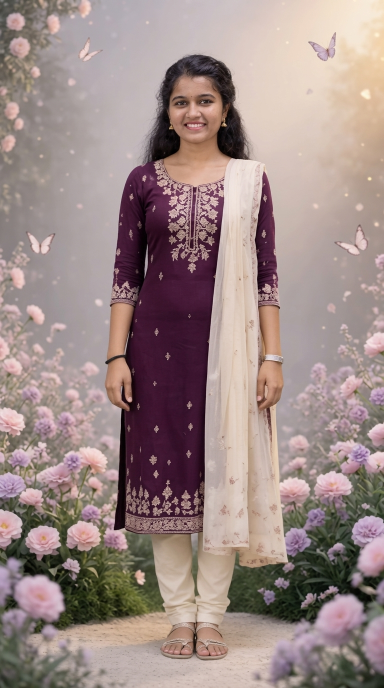
#> input picture src/assets/images/portrait_full_hd_1795145835089.jpg, 768 x 1376 px, found by its file name (shown at 1/2 size)
$ python generate_opencv_sketch.py
#> lines starting #> are read from the running program, lines starting #| are printed output that depends on the picture; after the words box and inside, x2 and y2 are one past the last pixel; in counts of white or black regions, pixels touching at a corner belong together
"""
Reusable Python OpenCV script to regenerate the graphite pencil sketch PNG
and nearest-neighbor artist-ordered contour paths from any replacement portrait photo.

Usage (local machine with Python + OpenCV):
    pip install opencv-python numpy
    python scripts/generate_opencv_sketch.py path/to/portrait.jpg
"""

import json
import math
import sys
from pathlib import Path
import cv2
import numpy as np


def chain_nearest_neighbor(contours, start_x, start_y):
    remaining = list(contours)
    ordered = []
    cur_x, cur_y = start_x, start_y
    while remaining:
        best_idx = 0
        best_dist = float("inf")
        reverse_flag = False
        for i, item in enumerate(remaining):
            pts = item["pts"]
            d_start = math.hypot(pts[0][0] - cur_x, pts[0][1] - cur_y)
            d_end = math.hypot(pts[-1][0] - cur_x, pts[-1][1] - cur_y)
            if d_start < best_dist:
                best_dist = d_start
                best_idx = i
                reverse_flag = False
            if d_end < best_dist:
                best_dist = d_end
                best_idx = i
                reverse_flag = True
        picked = remaining.pop(best_idx)
        pts = list(reversed(picked["pts"])) if reverse_flag else picked["pts"]
        ordered.append({"z": picked["zone"], "p": pts})
        cur_x, cur_y = pts[-1]
    return ordered


def generate_opencv_assets(image_path: str):
    img = cv2.imread(image_path)
#> img is the input picture: shape (1376, 768, 3); mean B, G, R 134.6, 137.8, 156.7
    if img is None:
        raise FileNotFoundError(f"Could not read image: {image_path}")

    W, H = 720, 1280
    resized = cv2.resize(img, (W, H), interpolation=cv2.INTER_AREA)
    gray = cv2.cvtColor(resized, cv2.COLOR_BGR2GRAY)
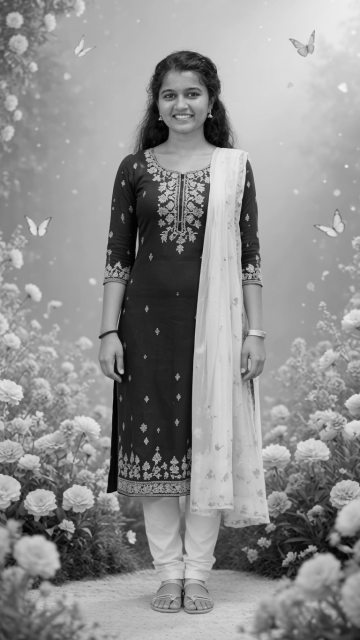
#> gray: shape (1280, 720) (shown at 1/2 size); min 0, max 246, mean 143.1

    # 1. Color-dodge graphite pencil sketch blended with bilateral adaptive outlines
    inverted = cv2.bitwise_not(gray)
    blurred = cv2.GaussianBlur(inverted, (31, 31), 0)
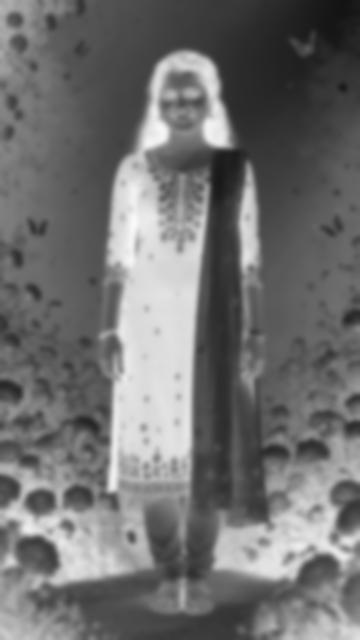
#> blurred: shape (1280, 720) (shown at 1/2 size); min 20, max 248, mean 111.9
    dodge = cv2.divide(gray, 255 - blurred, scale=256.0)
    bilateral = cv2.bilateralFilter(gray, 9, 55, 55)
    adaptive = cv2.adaptiveThreshold(
        bilateral, 255, cv2.ADAPTIVE_THRESH_GAUSSIAN_C, cv2.THRESH_BINARY, 11, 4
    )
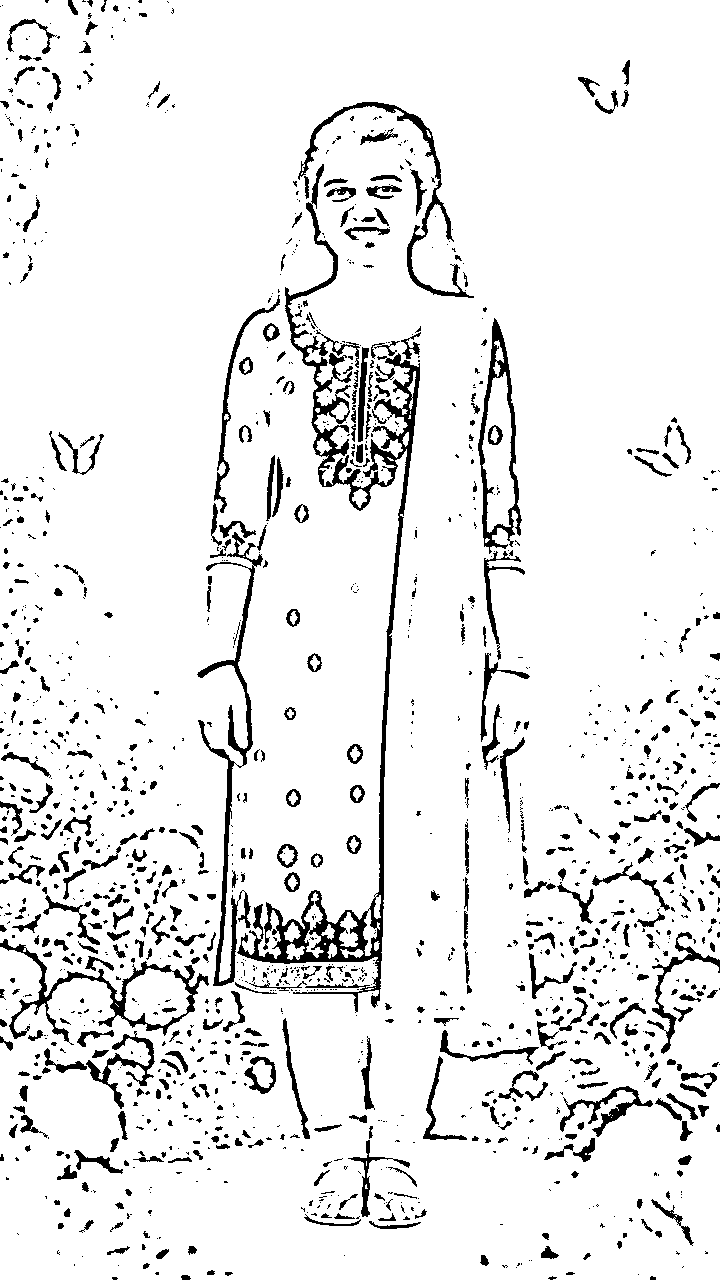
#> adaptive: shape (1280, 720); 91.9% white; 1465 black regions (914 under 20 px), largest, box (x1, y1, x2, y2) and area: (237, 164, 420, 1013) 12596, (197, 532, 263, 986) 3677, (0, 939, 209, 1045) 2821

    tone = np.clip(dodge * 0.84 + adaptive * 0.16, 28, 255)
    ink = np.clip((255.0 - tone) / 227.0, 0.0, 1.0)

    sketch_bgr = np.zeros((H, W, 3), dtype=np.uint8)
    sketch_bgr[:, :, 2] = np.round(251 - ink * 199)  # R
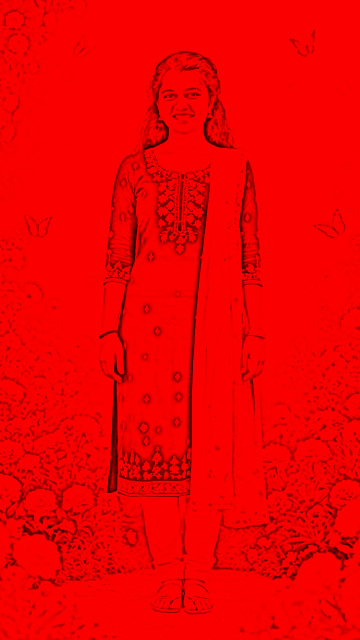
#> sketch_bgr: shape (1280, 720, 3) (shown at 1/2 size); mean of channels 0, 1, 2 0, 0, 239; drawn as B, G, R
    sketch_bgr[:, :, 1] = np.round(248 - ink * 205)  # G
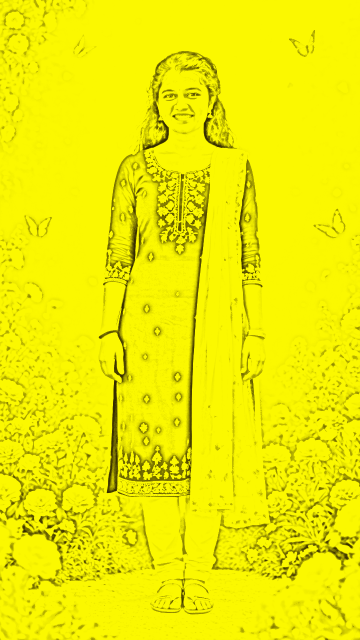
#> sketch_bgr: shape (1280, 720, 3) (shown at 1/2 size); mean of channels 0, 1, 2 0, 235.6, 239; drawn as B, G, R
    sketch_bgr[:, :, 0] = np.round(243 - ink * 196)  # B

    out_sketch = Path("public/assets/portrait_opencv_sketch.png")
    out_sketch.parent.mkdir(parents=True, exist_ok=True)
    cv2.imwrite(str(out_sketch), sketch_bgr)

    # 2. Canny + findContours + approxPolyDP artist stroke extraction
    CW, CH = 360, 640
    small = cv2.resize(bilateral, (CW, CH), interpolation=cv2.INTER_AREA)
    edges = cv2.Canny(small, 42, 118, L2gradient=True)
#> edges: shape (640, 360); 7.3% white in thin lines or dots
    edges_face = cv2.Canny(small, 22, 68, L2gradient=True)
#> edges_face: shape (640, 360); 11% white in thin lines or dots

    fx0, fx1 = int(CW * 0.34), int(CW * 0.66)
    fy0, fy1 = int(CH * 0.06), int(CH * 0.25)
    edges[fy0:fy1, fx0:fx1] = np.maximum(edges[fy0:fy1, fx0:fx1], edges_face[fy0:fy1, fx0:fx1])
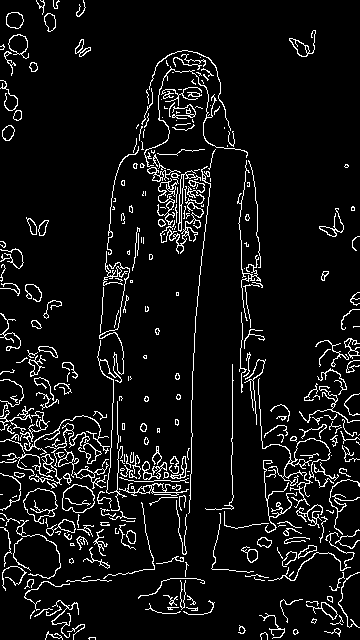
#> edges: shape (640, 360); 7.4% white in thin lines or dots

    contours, _ = cv2.findContours(edges, cv2.RETR_LIST, cv2.CHAIN_APPROX_NONE)
#> contours = 468 contours, 333 with area under 20; largest, box (x1, y1, x2, y2) and area: (23, 488, 58, 524) 762, (23, 488, 58, 522) 727, (62, 484, 95, 513) 701, (62, 484, 95, 513) 672, (8, 34, 29, 59) 283
    extracted = []
    for cnt in contours:
        arc = cv2.arcLength(cnt, False)
        if arc < 14:
            continue
        approx = cv2.approxPolyDP(cnt, 1.35, False).reshape(-1, 2)
        pts = [[int(x), int(y)] for x, y in approx]
        if len(pts) < 3:
            continue
        cx = sum(p[0] for p in pts) / len(pts)
        cy = sum(p[1] for p in pts) / len(pts)
        zone = 0 if (fx0 <= cx <= fx1 and fy0 <= cy <= fy1) else (1 if CW * 0.22 <= cx <= CW * 0.78 else 2)
        extracted.append({"pts": pts, "arc": arc, "zone": zone})
#> this loop made 468 passes
#> (arc, cx, cy, zone) on passes 1 to 3: (18.66, 91.71, 637.6, 1), (36.56, 263.9, 634.7, 1), (72.6, 54.08, 635.4, 2)
#> after the loop, extracted = 330 items

    face = sorted([c for c in extracted if c["zone"] == 0], key=lambda c: -c["arc"])[:75]
#> face = 28 items
    subj = sorted([c for c in extracted if c["zone"] == 1], key=lambda c: -c["arc"])[:145]
#> subj = 145 items
    flor = sorted([c for c in extracted if c["zone"] == 2], key=lambda c: -c["arc"])[:55]
#> flor = 55 items

    ordered = (
        chain_nearest_neighbor(face, CW * 0.5, CH * 0.14)
        + chain_nearest_neighbor(subj, CW * 0.5, CH * 0.26)
        + chain_nearest_neighbor(flor, CW * 0.2, CH * 0.5)
    )
#> in chain_nearest_neighbor, `remaining = list(contours)`: remaining = 28 items
#> the loop in chain_nearest_neighbor, `while remaining:` made 28 passes
#> (pts, cur_x, cur_y) on passes 2, 4, 5, 12, 13, 15: ([[191, 93], [196, 92], [199, 95], [193, 96], [191, 94]], 191, 94), ([[196, 72], [201, 75], [197, 72]], 197, 72), ([[203, 74], [207, 80], [204, 74]], 204, 74), ([[165, 95], [169, 95], [165, 98], [163, 97], [164, 95]], 164, 95), ([[174, 102], [169, 108], [169, 116], [169, 109], [174, 103]], 174, 103), ([[196, 106], [195, 107], [202, 108], [197, 106]], 197, 106)
#> the loop in chain_nearest_neighbor (call 2), `while remaining:` made 145 passes
#> (pts, cur_x, cur_y) on passes 2, 4, 5, 6, 7, 9: ([[187, 176], [190, 178], [194, 176], [192, 174], [187, 175]], 187, 175), ([[189, 181], [194, 181], [195, 184], [193, 186], [189, 182]], 189, 182), ([[186, 186], [185, 200], [185, 186]], 185, 186), ([[188, 192], [189, 191], [193, 195], [190, 196], [187, 193]], 187, 193), ([[177, 188], [176, 202], [177, 187]], 177, 187), ([[171, 175], [173, 177], [177, 176], [175, 173], [172, 174]], 172, 174)

    out_ts = Path("src/data/portraitOpenCVPaths.ts")
    out_ts.write_text(
        f"export interface OpenCVContourStroke {{ z: number; p: [number, number][]; }}\n"
        f"export const OPENCV_PORTRAIT_WIDTH = {CW};\n"
        f"export const OPENCV_PORTRAIT_HEIGHT = {CH};\n"
        f"export const OPENCV_SKETCH_IMAGE_URL = '/assets/portrait_opencv_sketch.png';\n"
        f"export const OPENCV_PORTRAIT_STROKES: OpenCVContourStroke[] = {json.dumps(ordered)};\n",
        encoding="utf-8",
    )
    print(f"Generated {out_sketch} and {out_ts} ({len(ordered)} contours).")
#| Generated public/assets/portrait_opencv_sketch.png and src/data/portraitOpenCVPaths.ts (228 contours).


if __name__ == "__main__":
    src_img = sys.argv[1] if len(sys.argv) > 1 else "src/assets/images/portrait_full_hd_1795145835089.jpg"
    generate_opencv_assets(src_img)

$ run again, with src/assets/images/botanical_scrapbook_art_1795142845126.jpg copied over src/assets/images/portrait_full_hd_1795145835089.jpg
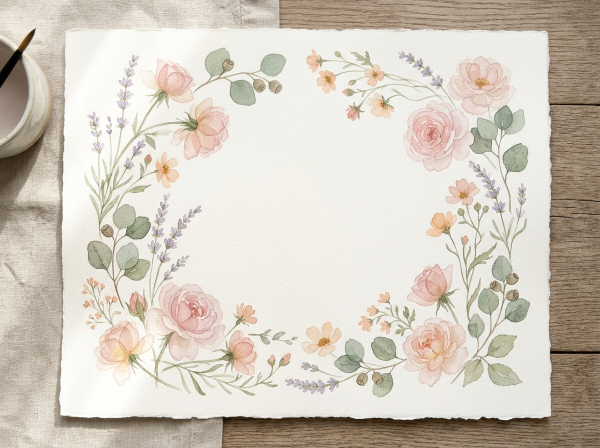
#> input picture src/assets/images/botanical_scrapbook_art_1795142845126.jpg, 1200 x 896 px, found by its file name (shown at 1/2 size)
#> in generate_opencv_assets, img is the input picture: shape (896, 1200, 3); mean B, G, R 191.6, 202.9, 210.9
#> in generate_opencv_assets, `adaptive = cv2.adaptiveThreshold( bilateral, 255, cv2.ADAPTIVE_THRESH_..`:
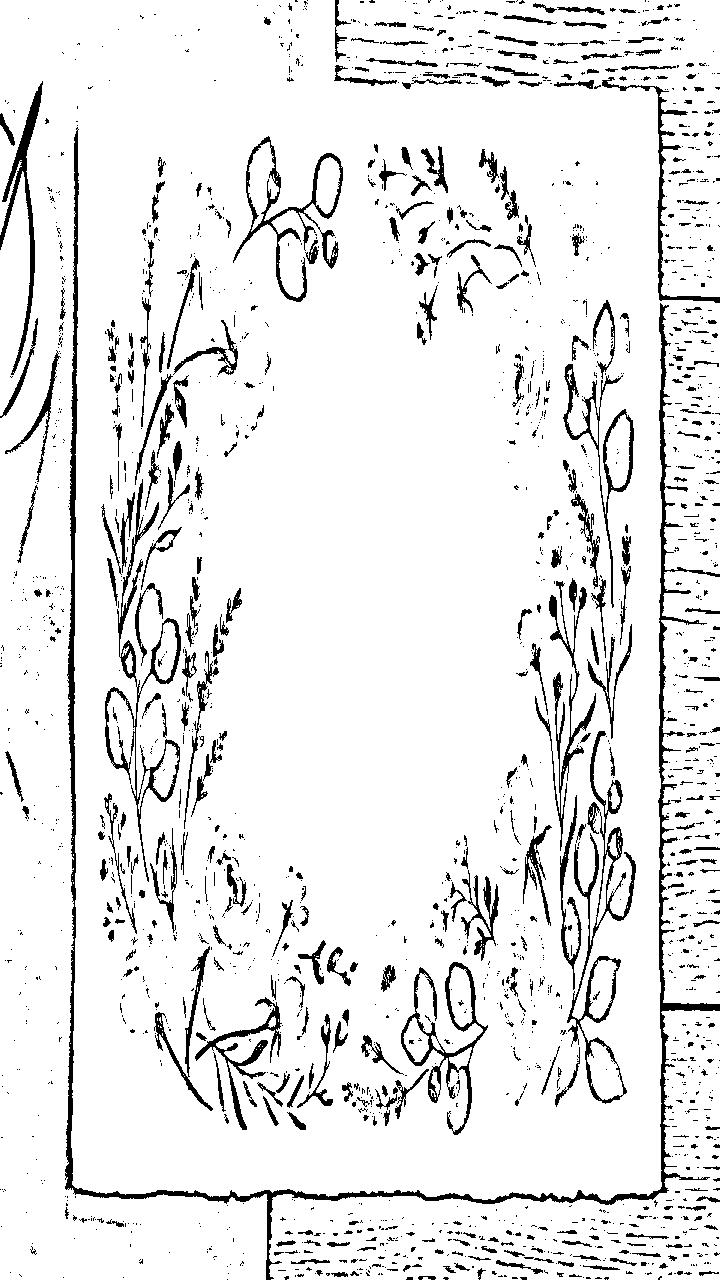
#> adaptive: shape (1280, 720); 91.3% white; 2063 black regions (1604 under 20 px), largest, box (x1, y1, x2, y2) and area: (65, 127, 720, 1280) 12860, (567, 731, 636, 1104) 3606, (105, 479, 181, 882) 3338
#> edges_face: shape (640, 360); 12.3% white in thin lines or dots
#> in generate_opencv_assets, `edges[fy0:fy1, fx0:fx1] = np.maximum(edges[fy0:fy1, fx0:fx1], edges_fa..`:
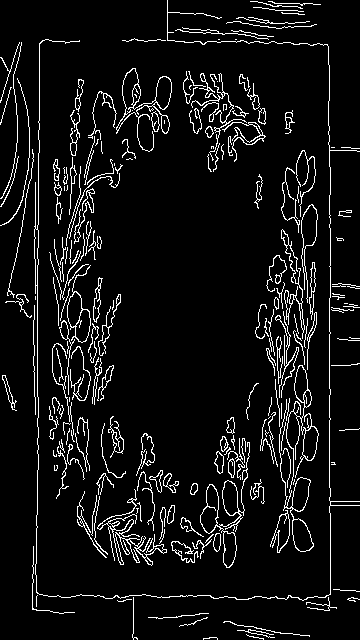
#> edges: shape (640, 360); 7.2% white in thin lines or dots
#> contours = 293 contours, 190 with area under 20; largest, box (x1, y1, x2, y2) and area: (279, 365, 319, 552) 1932, (200, 442, 250, 568) 1430, (116, 68, 172, 152) 1112, (67, 265, 91, 343) 760, (200, 484, 219, 534) 562
#> the loop in generate_opencv_assets, `for cnt in contours:` made 293 passes
#> (arc, cx, cy, zone) on passes 1, 3, 4: (32.07, 211.8, 637.7, 1), (137.4, 252.9, 631.4, 1), (184.8, 249.9, 626.2, 1)
#> after the loop in generate_opencv_assets, `for cnt in contours:`: extracted = 248 items
#> face = 22 items
#> subj = 119 items
#> flor = 55 items
#> remaining = 22 items
#> the loop in chain_nearest_neighbor, `while remaining:` made 22 passes
#> (cur_x, cur_y) on passes 1, 2, 3, 4, 5, 6, 8, 9: (186, 71), (189, 71), (201, 74), (202, 73), (213, 102), (224, 104), (208, 126), (207, 128)
#> the loop in chain_nearest_neighbor (call 2), `while remaining:` made 119 passes
#> (cur_x, cur_y) on passes 2, 3, 4, 5, 6, 7, 9, 11: (233, 122), (249, 124), (261, 109), (260, 108), (235, 106), (253, 83), (240, 74), (234, 21)
#| Generated public/assets/portrait_opencv_sketch.png and src/data/portraitOpenCVPaths.ts (196 contours).
